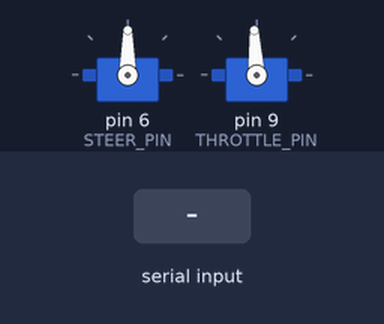
The program below on a simulated Arduino Uno, built with avr-gcc and run on an emulated ATmega328P. Parts: 2 × servo. Inputs (shaded band) come from the test bench.

Above: at 3.2 s.
3.3 s: "90,45\n" received over Serial
At 4.3 s:
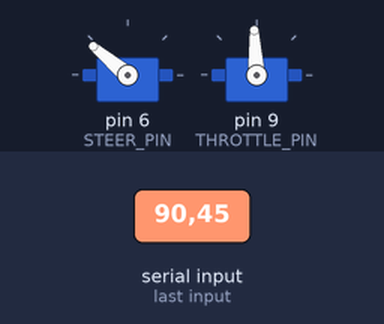
4.8 s: "30,150\n" received over Serial
At 5.5 s:
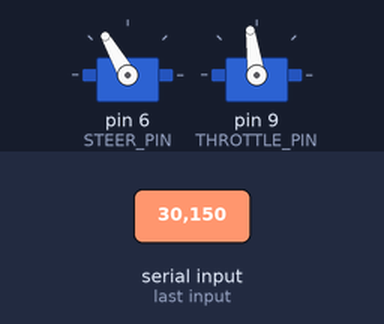
6.3 s: "90\n" received over Serial
At 7.7 s:
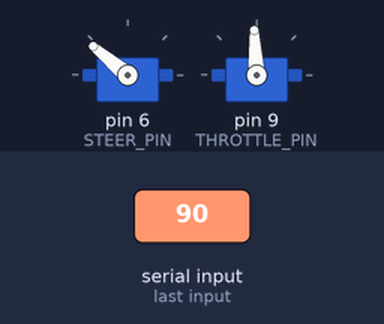
Timing chart, 0 to 9.3 s (numbered marks = the images above; inputs shaded):
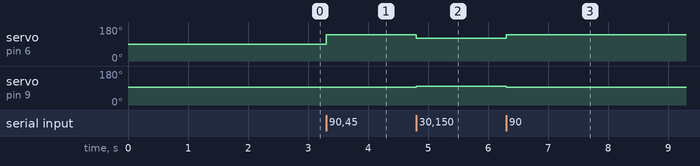

The program:

main.cpp
```cpp
#include <Arduino.h>
#include <Servo.h>

#define STEER_PIN 6       // 조향 서보 핀
#define THROTTLE_PIN 9    // 속도 제어용 ESC 핀

Servo steer_servo;
Servo esc;

String inputString = "";
bool stringComplete = false;

void setup() {
  Serial.begin(9600);
  steer_servo.attach(STEER_PIN);
  esc.attach(THROTTLE_PIN);

  esc.writeMicroseconds(1500);  // 중립 신호
  delay(2000);

  inputString.reserve(10);  // 시리얼 입력 버퍼 크기
}
int flag = 0;
void loop() {

    while (Serial.available()) {
    char inChar = (char)Serial.read();
    if (inChar == '\n') {
      stringComplete = true;
    } else {
      inputString += inChar;
    }
  }

  if (stringComplete) {
    //Serial.println("수신한 문자열: " + inputString);  // 🔍 확인용 출력

    int steer_val = inputString.toInt();

    // steering 값: -50 ~ +50
    // 서보는 90도를 중심으로 좌우로 조향
    steer_val = constrain(steer_val, -50, 50);
    int servo_pos = 90 + steer_val;  // 90이 중앙
    servo_pos = constrain(servo_pos, 40, 140);  // 서보 안전 범위
    steer_servo.write(servo_pos);

    // 속도 고정값 예시 (정지 상태 아님)
    if (servo_pos  < 90-30 || servo_pos > 90+30) {
      if(flag == 0) {
        esc.writeMicroseconds(1500); // 정지 상태
        flag =1;
      }
      else{
        esc.writeMicroseconds(1551); // 전진 빠르게

      }

    } else {
      esc.writeMicroseconds(1553); // 정지 상태
      flag = 0;
    }


    // esc.writeMicroseconds(1553);// 전진 느리게

    inputString = "";
    stringComplete = false;
  }
}

// void serialEvent() {
//   while (Serial.available()) {
//     char inChar = (char)Serial.read();
//     if (inChar == '\n') {
//       stringComplete = true;
//     } else {
//       inputString += inChar;
//     }
//   }
// }
```

Measured:
- after the input at 3.3 s, servo on pin 6 (STEER_PIN): 90° → 140° at once
- after the input at 4.8 s, servo on pin 6 (STEER_PIN): 140° → 120° at once; servo on pin 9 (THROTTLE_PIN): 93° → 98° at once
- after the input at 6.3 s, servo on pin 6 (STEER_PIN): 120° → 140° at once; servo on pin 9 (THROTTLE_PIN): 98° → 93° at once
